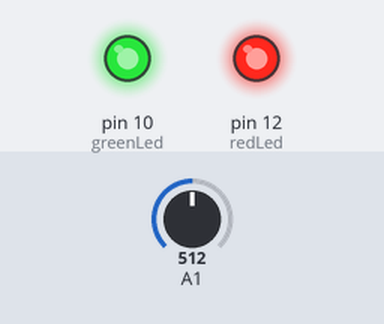
A sketch run on a simulated Arduino Uno, built with avr-gcc and run on an emulated ATmega328P. Parts: output pins drawn as LEDs (lit = HIGH). The inputs (shaded band) are chosen by the test bench; at power-on: A1 = 512. What the sketch prints to the serial monitor is not drawn.

Above: at 1.3 s.
1.4 s: A1 set to 904
2.9 s: A1 set to 929
At 3.9 s:
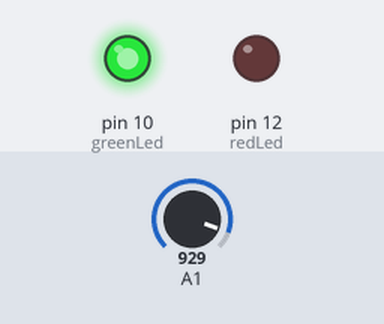
4.5 s: A1 set to 963
6.0 s: A1 set to 992
At 7.2 s:
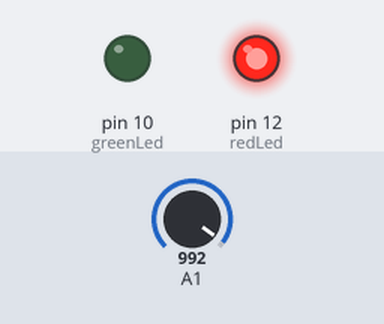
7.5 s: A1 set to 970
At 8.6 s:
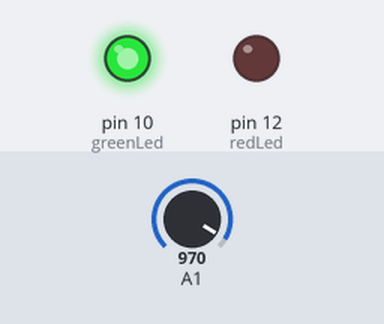
9.0 s: A1 set to 989
At 9.7 s:
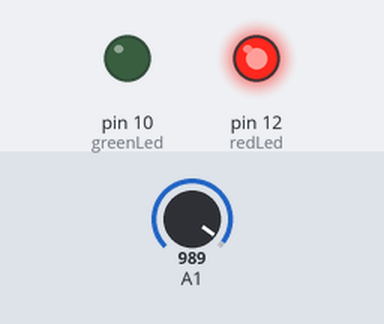
Timing chart, 0 to 11.5 s (numbered marks = the images above; inputs shaded):
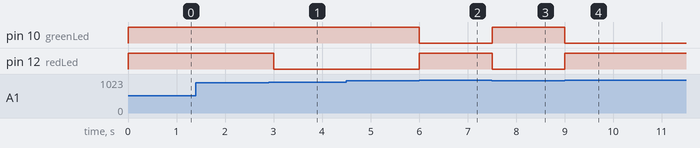

Measured:
- the behaviour switches between 920 and 921 on A1 (found by bisection; images 0 and 1)
- the behaviour switches between 980 and 981 on A1 (found by bisection; images 1 and 2)
- after the input at 1.4 s, every drawn part: stays the same
- after the input at 2.9 s, pin 12 (redLed): HIGH → LOW after 0.10 s
- after the input at 4.5 s, every drawn part: stays the same
- after the input at 6.0 s, pin 10 (greenLed): HIGH → LOW at once; pin 12 (redLed): LOW → HIGH at once
- after the input at 7.5 s, pin 10 (greenLed): LOW → HIGH at once; pin 12 (redLed): HIGH → LOW at once
- after the input at 9.0 s, pin 10 (greenLed): HIGH → LOW at once; pin 12 (redLed): LOW → HIGH at once

The sketch:

LoveCompatibility_Sketch.ino
```cpp
int redLed = 12;
int greenLed = 10;
// int statusRed = 0;
// int statusGreen = 0;

void setup() {
  Serial.begin(9600);
  pinMode(redLed, OUTPUT);
  pinMode(greenLed, OUTPUT);
}


void loop() {
  int sensorValue = analogRead(A1);

  if (sensorValue > 980) {
    digitalWrite(redLed, HIGH);
    digitalWrite(greenLed, LOW);
    Serial.print("IT WON'T WORK OUT!!!");
  } else if ((sensorValue < 979) && (sensorValue > 920)) {
    digitalWrite(redLed, LOW);
    digitalWrite(greenLed, HIGH);
    Serial.print("IT'S A MATCH!!!!");
  } else if ((sensorValue <= 919)) {
    digitalWrite(redLed, HIGH);
    digitalWrite(greenLed, HIGH);
    Serial.print("MATCH MADE IN HEAVEN!!!!!");
  } else
    ;

//  Serial.println(sensorValue);
  delay(500);
}
```
